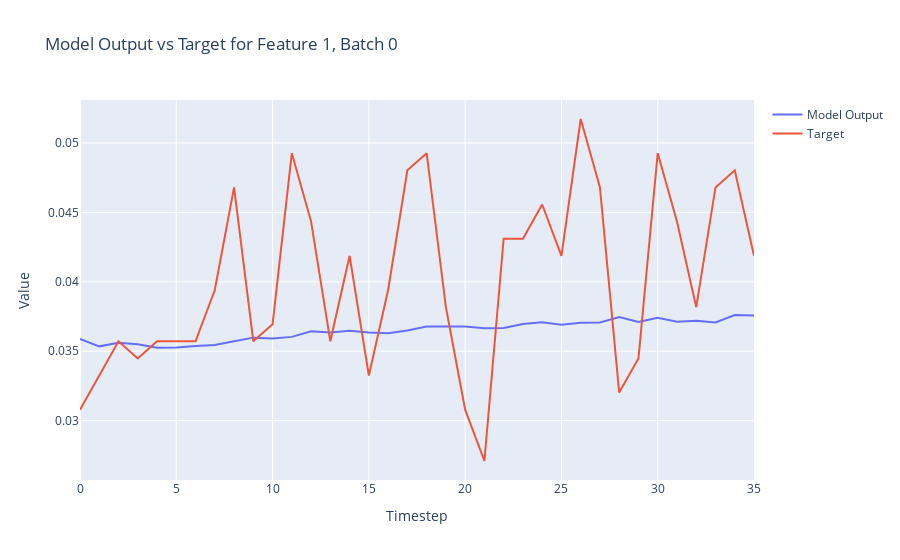

Here is the notebook cell this chart was saved with:
### Code cell
import plotly.graph_objects as go

def plot_model_output_vs_target(model_outputs, targets, batch_index=0, feature_index=0):
    # Extract the specified feature for the given batch from both the model outputs and targets
    model_output_series = model_outputs[batch_index, :, feature_index].detach().numpy()
    target_series = targets[batch_index, :, feature_index].numpy()
    
    # Create a range for the x-axis (timesteps)
    timesteps = list(range(model_output_series.shape[0]))
    
    # Create traces
    model_trace = go.Scatter(x=timesteps, y=model_output_series, mode='lines', name='Model Output')
    target_trace = go.Scatter(x=timesteps, y=target_series, mode='lines', name='Target')
    
    # Create the figure and add traces
    fig = go.Figure()
    fig.add_trace(model_trace)
    fig.add_trace(target_trace)
    
    # Add title and labels
    fig.update_layout(title=f'Model Output vs Target for Feature {feature_index}, Batch {batch_index}',
                      xaxis_title='Timestep',
                      yaxis_title='Value')
    
    # Show the figure
    fig.show()

# Assuming `y` and `Y` are your model outputs and targets, respectively
# Adjust batch_index and feature_index as needed
plot_model_output_vs_target(outputs.to("cpu"), Y.to("cpu"), batch_index=0, feature_index=1)

### Figure 1 — Plotly figure (JSON) as saved in the notebook; plotly's stock layout.template omitted (floating-point values rounded to 4 significant figures)
{"data": [{"mode": "lines", "name": "Model Output", "type": "scatter", "x": [0, 1, 2, 3, 4, 5, 6, 7, 8, 9, 10, 11, 12, 13, 14, 15, 16, 17, 18, 19, 20, 21, 22, 23, 24, 25, 26, 27, 28, 29, 30, 31, 32, 33, 34, 35], "y": [0.03589, 0.03535, 0.03561, 0.0355, 0.03525, 0.03526, 0.03537, 0.03545, 0.03572, 0.03598, 0.03591, 0.03603, 0.03643, 0.03635, 0.03647, 0.03634, 0.0363, 0.0365, 0.03678, 0.0368, 0.03678, 0.03666, 0.03667, 0.03696, 0.03709, 0.0369, 0.03705, 0.03708, 0.03746, 0.0371, 0.03741, 0.03713, 0.03719, 0.03707, 0.03761, 0.03757]}, {"mode": "lines", "name": "Target", "type": "scatter", "x": [0, 1, 2, 3, 4, 5, 6, 7, 8, 9, 10, 11, 12, 13, 14, 15, 16, 17, 18, 19, 20, 21, 22, 23, 24, 25, 26, 27, 28, 29, 30, 31, 32, 33, 34, 35], "y": [0.03079, 0.03325, 0.03571, 0.03448, 0.03571, 0.03571, 0.03571, 0.03941, 0.0468, 0.03571, 0.03695, 0.04926, 0.04433, 0.03571, 0.04187, 0.03325, 0.03941, 0.04803, 0.04926, 0.03818, 0.03079, 0.02709, 0.0431, 0.0431, 0.04557, 0.04187, 0.05172, 0.0468, 0.03202, 0.03448, 0.04926, 0.04433, 0.03818, 0.0468, 0.04803, 0.04187]}], "layout": {"title": {"text": "Model Output vs Target for Feature 1, Batch 0"}, "xaxis": {"title": {"text": "Timestep"}}, "yaxis": {"title": {"text": "Value"}}}}
